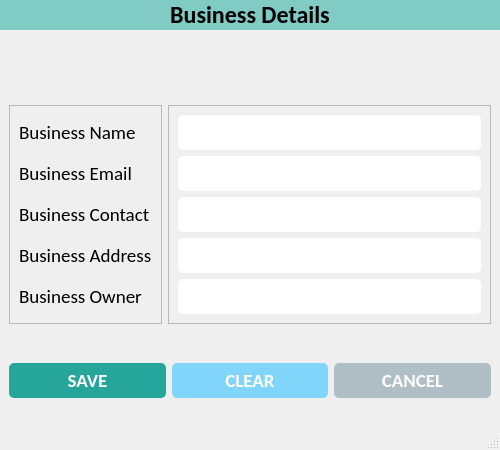
<?xml version="1.0" encoding="UTF-8"?>
<ui version="4.0">
 <class>NewBusinessWindow</class>
 <widget class="QMainWindow" name="NewBusinessWindow">
  <property name="geometry">
   <rect>
    <x>0</x>
    <y>0</y>
    <width>500</width>
    <height>450</height>
   </rect>
  </property>
  <property name="minimumSize">
   <size>
    <width>500</width>
    <height>450</height>
   </size>
  </property>
  <property name="maximumSize">
   <size>
    <width>500</width>
    <height>450</height>
   </size>
  </property>
  <property name="windowTitle">
   <string>Create Business</string>
  </property>
  <widget class="QWidget" name="centralwidget">
   <property name="styleSheet">
    <string notr="true">

#label {
	background-color: #80cbc4;
}

#label_5 {
	color: #fff;
}

#btn_save {
	background-color: #26a69a;
	border-radius: 5px;
	padding: 5px 0px;
	color: white;
}

#btn_clear {
	background-color: #81d4fa;
	border-radius: 5px;
	padding: 5px 0px;
	color: white;
}

#btn_cancel {
	background-color: #b0bec5;
	border-radius: 5px;
	padding: 5px 0px;
	color: white;
}

QLineEdit {
	border-radius: 5px;
	padding: 5px 5px;
}

QDateEdit {
	border-radius: 5px;
	padding: 5px 5px;
}

QComboBox {
	border-radius: 5px;
	padding: 5px 5px;
}

QTextEdit {
	border-radius: 10px;
	padding: 0px 0px;
}</string>
   </property>
   <layout class="QVBoxLayout" name="verticalLayout_3">
    <property name="spacing">
     <number>1</number>
    </property>
    <property name="leftMargin">
     <number>0</number>
    </property>
    <property name="topMargin">
     <number>0</number>
    </property>
    <property name="rightMargin">
     <number>0</number>
    </property>
    <property name="bottomMargin">
     <number>0</number>
    </property>
    <item alignment="Qt::AlignTop">
     <widget class="QLabel" name="label">
      <property name="font">
       <font>
        <family>Calibri</family>
        <pointsize>18</pointsize>
        <weight>75</weight>
        <bold>true</bold>
       </font>
      </property>
      <property name="text">
       <string>Business Details</string>
      </property>
      <property name="alignment">
       <set>Qt::AlignCenter</set>
      </property>
      <property name="margin">
       <number>10</number>
      </property>
     </widget>
    </item>
    <item>
     <widget class="QWidget" name="widget" native="true">
      <layout class="QHBoxLayout" name="horizontalLayout">
       <item>
        <widget class="QFrame" name="frame">
         <property name="frameShape">
          <enum>QFrame::StyledPanel</enum>
         </property>
         <property name="frameShadow">
          <enum>QFrame::Raised</enum>
         </property>
         <layout class="QVBoxLayout" name="verticalLayout">
          <item>
           <widget class="QLabel" name="lbl_name">
            <property name="font">
             <font>
              <family>Calibri</family>
              <pointsize>14</pointsize>
             </font>
            </property>
            <property name="text">
             <string>Business Name</string>
            </property>
           </widget>
          </item>
          <item>
           <widget class="QLabel" name="lbl_email">
            <property name="font">
             <font>
              <family>Calibri</family>
              <pointsize>14</pointsize>
             </font>
            </property>
            <property name="text">
             <string>Business Email</string>
            </property>
           </widget>
          </item>
          <item>
           <widget class="QLabel" name="lbl_contact">
            <property name="font">
             <font>
              <family>Calibri</family>
              <pointsize>14</pointsize>
             </font>
            </property>
            <property name="text">
             <string>Business Contact</string>
            </property>
           </widget>
          </item>
          <item>
           <widget class="QLabel" name="lbl_username">
            <property name="font">
             <font>
              <family>Calibri</family>
              <pointsize>14</pointsize>
             </font>
            </property>
            <property name="text">
             <string>Business Address</string>
            </property>
           </widget>
          </item>
          <item>
           <widget class="QLabel" name="lbl_password">
            <property name="font">
             <font>
              <family>Calibri</family>
              <pointsize>14</pointsize>
             </font>
            </property>
            <property name="text">
             <string>Business Owner</string>
            </property>
           </widget>
          </item>
         </layout>
        </widget>
       </item>
       <item>
        <widget class="QFrame" name="frame_2">
         <property name="frameShape">
          <enum>QFrame::StyledPanel</enum>
         </property>
         <property name="frameShadow">
          <enum>QFrame::Raised</enum>
         </property>
         <layout class="QVBoxLayout" name="verticalLayout_2">
          <item>
           <widget class="QLineEdit" name="txt_business_name">
            <property name="minimumSize">
             <size>
              <width>0</width>
              <height>35</height>
             </size>
            </property>
            <property name="maximumSize">
             <size>
              <width>16777215</width>
              <height>35</height>
             </size>
            </property>
            <property name="font">
             <font>
              <family>Calibri</family>
              <pointsize>14</pointsize>
             </font>
            </property>
           </widget>
          </item>
          <item>
           <widget class="QLineEdit" name="txt_business_email">
            <property name="minimumSize">
             <size>
              <width>0</width>
              <height>35</height>
             </size>
            </property>
            <property name="maximumSize">
             <size>
              <width>16777215</width>
              <height>35</height>
             </size>
            </property>
            <property name="font">
             <font>
              <family>Calibri</family>
              <pointsize>14</pointsize>
             </font>
            </property>
           </widget>
          </item>
          <item>
           <widget class="QLineEdit" name="txt_business_contact">
            <property name="minimumSize">
             <size>
              <width>0</width>
              <height>35</height>
             </size>
            </property>
            <property name="maximumSize">
             <size>
              <width>16777215</width>
              <height>35</height>
             </size>
            </property>
            <property name="font">
             <font>
              <family>Calibri</family>
              <pointsize>14</pointsize>
             </font>
            </property>
           </widget>
          </item>
          <item>
           <widget class="QLineEdit" name="txt_business_address">
            <property name="minimumSize">
             <size>
              <width>0</width>
              <height>35</height>
             </size>
            </property>
            <property name="maximumSize">
             <size>
              <width>16777215</width>
              <height>35</height>
             </size>
            </property>
            <property name="font">
             <font>
              <family>Calibri</family>
              <pointsize>14</pointsize>
             </font>
            </property>
           </widget>
          </item>
          <item>
           <widget class="QLineEdit" name="txt_business_owner">
            <property name="minimumSize">
             <size>
              <width>0</width>
              <height>35</height>
             </size>
            </property>
            <property name="maximumSize">
             <size>
              <width>16777215</width>
              <height>35</height>
             </size>
            </property>
            <property name="font">
             <font>
              <family>Calibri</family>
              <pointsize>14</pointsize>
             </font>
            </property>
           </widget>
          </item>
         </layout>
        </widget>
       </item>
      </layout>
     </widget>
    </item>
    <item>
     <widget class="QWidget" name="bottom_widget" native="true">
      <layout class="QHBoxLayout" name="horizontalLayout_2">
       <item>
        <widget class="QPushButton" name="btn_save">
         <property name="font">
          <font>
           <family>Calibri</family>
           <pointsize>14</pointsize>
           <weight>75</weight>
           <bold>true</bold>
          </font>
         </property>
         <property name="cursor">
          <cursorShape>OpenHandCursor</cursorShape>
         </property>
         <property name="text">
          <string>SAVE</string>
         </property>
         <property name="icon">
          <iconset resource="resources.qrc">
           <normaloff>:/icons/assets/icons/save.png</normaloff>:/icons/assets/icons/save.png</iconset>
         </property>
         <property name="iconSize">
          <size>
           <width>32</width>
           <height>32</height>
          </size>
         </property>
        </widget>
       </item>
       <item>
        <widget class="QPushButton" name="btn_clear">
         <property name="font">
          <font>
           <family>Calibri</family>
           <pointsize>14</pointsize>
           <weight>75</weight>
           <bold>true</bold>
          </font>
         </property>
         <property name="cursor">
          <cursorShape>OpenHandCursor</cursorShape>
         </property>
         <property name="text">
          <string>CLEAR</string>
         </property>
         <property name="icon">
          <iconset resource="resources.qrc">
           <normaloff>:/icons/assets/icons/clear.png</normaloff>:/icons/assets/icons/clear.png</iconset>
         </property>
         <property name="iconSize">
          <size>
           <width>32</width>
           <height>32</height>
          </size>
         </property>
        </widget>
       </item>
       <item>
        <widget class="QPushButton" name="btn_cancel">
         <property name="font">
          <font>
           <family>Calibri</family>
           <pointsize>14</pointsize>
           <weight>75</weight>
           <bold>true</bold>
          </font>
         </property>
         <property name="cursor">
          <cursorShape>OpenHandCursor</cursorShape>
         </property>
         <property name="text">
          <string>CANCEL</string>
         </property>
         <property name="icon">
          <iconset resource="resources.qrc">
           <normaloff>:/icons/assets/icons/close.png</normaloff>:/icons/assets/icons/close.png</iconset>
         </property>
         <property name="iconSize">
          <size>
           <width>32</width>
           <height>32</height>
          </size>
         </property>
        </widget>
       </item>
      </layout>
     </widget>
    </item>
   </layout>
  </widget>
  <widget class="QStatusBar" name="statusbar"/>
 </widget>
 <resources>
  <include location="resources.qrc"/>
 </resources>
 <connections/>
</ui>
